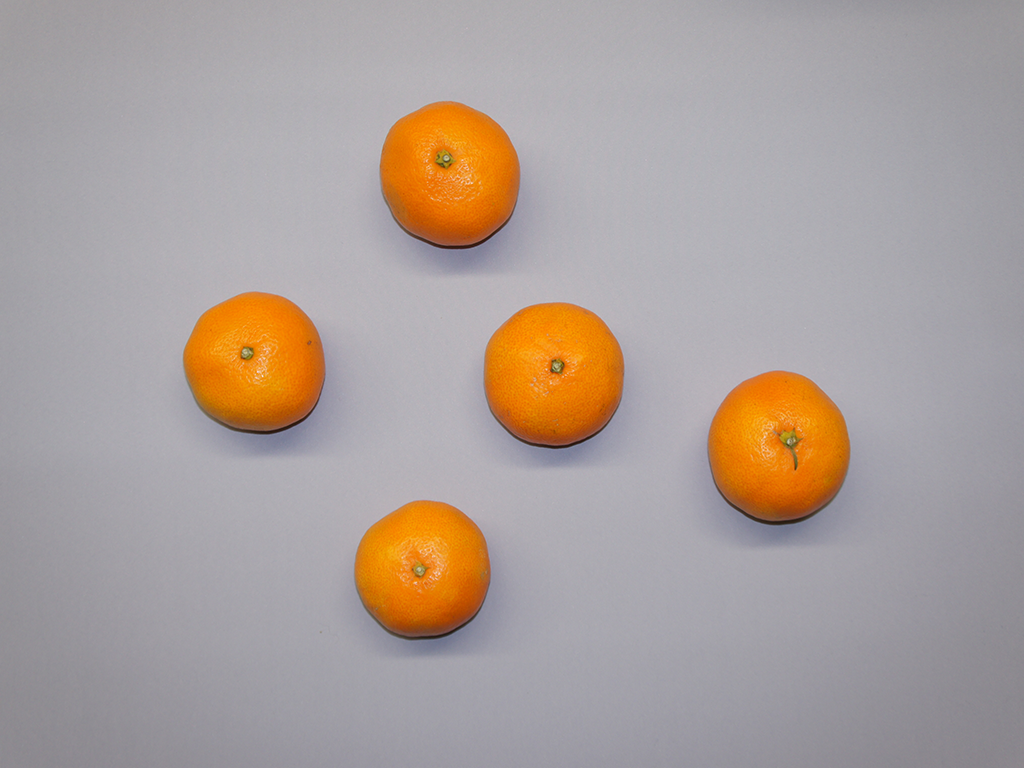
//> input picture images/L11.bmp, 1024 x 768 px
$ ./hsv_filter ../images/L11.bmp   (built with g++ and OpenCV 4)
//> lines starting //> are read from the running program, lines starting //| are printed output that depends on the picture; after the words box and inside, x2 and y2 are one past the last pixel; in counts of white or black regions, pixels touching at a corner belong together
#include <opencv2/opencv.hpp>
#include <iostream>
using namespace cv;
using namespace std;

// グローバル変数
Mat frame, hsv, mask;
string trackbarWindow = "Trackbars";
string imageWindow = "Images";

// トラックバーのコールバック関数
void onTrackbar(int, void*) {
    // トラックバーの現在値を取得
    int hMin = getTrackbarPos("H Min", trackbarWindow);
    int hMax = getTrackbarPos("H Max", trackbarWindow);
    int sMin = getTrackbarPos("S Min", trackbarWindow);
    int sMax = getTrackbarPos("S Max", trackbarWindow);
    int vMin = getTrackbarPos("V Min", trackbarWindow);
    int vMax = getTrackbarPos("V Max", trackbarWindow);

    // マスクを作成
    Scalar lower(hMin, sMin, vMin);
    Scalar upper(hMax, sMax, vMax);
    inRange(hsv, lower, upper, mask);

    // 結果を作成
    Mat result;
    bitwise_and(frame, frame, result, mask);

    // マスクを3チャンネルに変換
    Mat mask_3ch;
    cvtColor(mask, mask_3ch, COLOR_GRAY2BGR);

    // 画像を縦に連結
    Mat combined;
    vector<Mat> images = {frame, mask_3ch, result};
    hconcat(images, combined);

    // ウィンドウサイズに合わせてリサイズ
    Mat resizedCombined;
    resize(combined, resizedCombined, Size(1800, 500)); // 幅600、高さ400にリサイズ

    // 表示
    imshow(imageWindow, resizedCombined);

    // 現在の値を出力
    cout << "\rH: " << hMin << "-" << hMax << " "
         << "S: " << sMin << "-" << sMax << " "
         << "V: " << vMin << "-" << vMax << "    " << flush;
}

int main(int argc, char** argv) {
    // 画像を読み込む
    if (argc != 2) {
        cout << "使用方法: " << argv[0] << " <画像パス>" << endl;
        return -1;
    }
    frame = imread(argv[1]);
//> frame is the input picture: 768 rows x 1024 cols, CV_8UC3; mean B, G, R 154.9, 159.6, 171.3
    if (frame.empty()) {
        cout << "画像を読み込めませんでした。" << endl;
        return -1;
    }

    // BGRからHSVに変換
    cvtColor(frame, hsv, COLOR_BGR2HSV);
//> hsv: 768 rows x 1024 cols, CV_8UC3; mean H, S, V 118, 33, 175.4

    // トラックバー用ウィンドウ
    namedWindow(trackbarWindow, WINDOW_NORMAL);
    resizeWindow(trackbarWindow, 300, 600); // トラックバーウィンドウのサイズ

    // トラックバーを作成
    createTrackbar("H Min", trackbarWindow, 0, 180, onTrackbar);
    createTrackbar("H Max", trackbarWindow, 0, 180, onTrackbar);
    createTrackbar("S Min", trackbarWindow, 0, 255, onTrackbar);
    createTrackbar("S Max", trackbarWindow, 0, 255, onTrackbar);
    createTrackbar("V Min", trackbarWindow, 0, 255, onTrackbar);
    createTrackbar("V Max", trackbarWindow, 0, 255, onTrackbar);

    // 初期値を設定
    setTrackbarPos("H Max", trackbarWindow, 180);
//> in onTrackbar, `inRange(hsv, lower, upper, mask);`: mask: 768 rows x 1024 cols, CV_8UC1; every value is 0
//> in onTrackbar, `bitwise_and(frame, frame, result, mask);`: result: 768 rows x 1024 cols, CV_8UC3; every value is 0
//> in onTrackbar, `hconcat(images, combined);`:
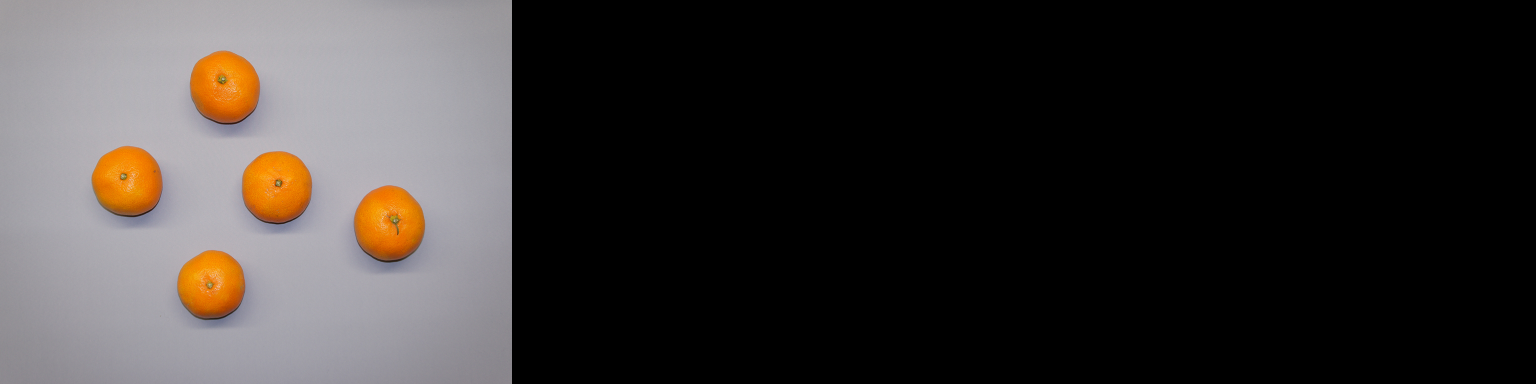
//> combined: 768 rows x 3072 cols, CV_8UC3 (shown at 1/2 size); mean B, G, R 51.6, 53.2, 57.1
//> in onTrackbar, `resize(combined, resizedCombined, Size(1800, 500));`:
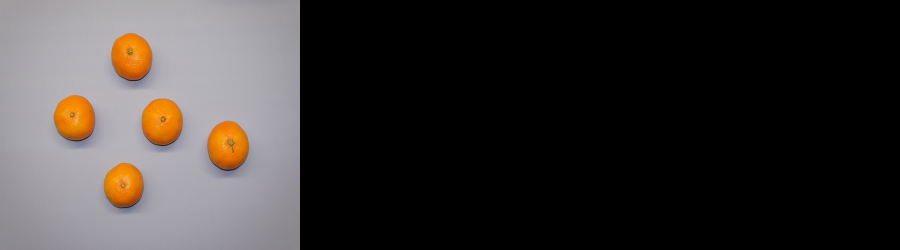
//> resizedCombined: 500 rows x 1800 cols, CV_8UC3 (shown at 1/2 size); mean B, G, R 51.6, 53.2, 57.1
    setTrackbarPos("S Max", trackbarWindow, 255);
    setTrackbarPos("V Max", trackbarWindow, 255);
//> in onTrackbar (call 3), `inRange(hsv, lower, upper, mask);`: mask: 768 rows x 1024 cols, CV_8UC1; every value is 255
//> in onTrackbar (call 3), `cvtColor(mask, mask_3ch, COLOR_GRAY2BGR);`: mask_3ch: 768 rows x 1024 cols, CV_8UC3; every value is 255
//> in onTrackbar (call 3), `hconcat(images, combined);`:
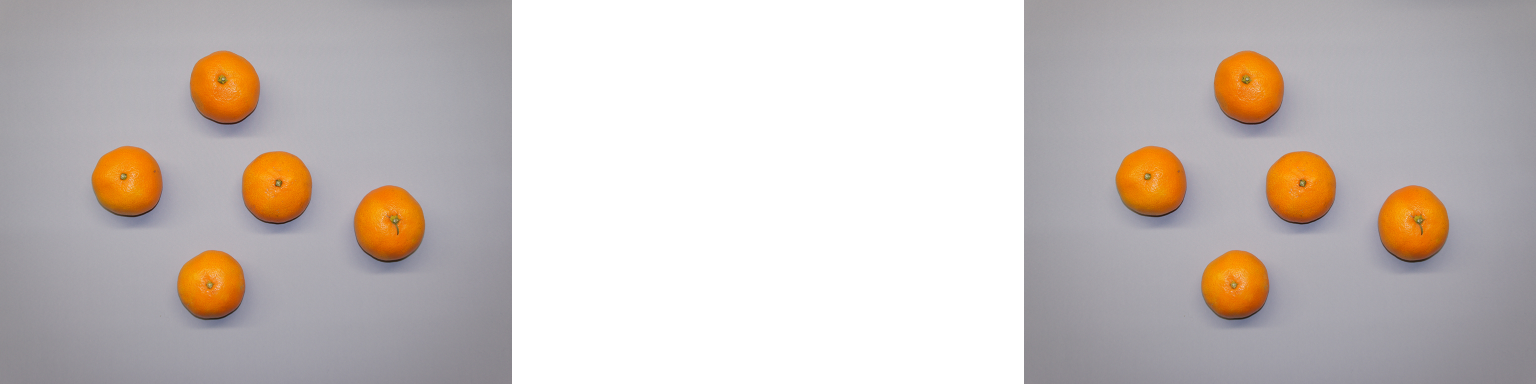
//> combined: 768 rows x 3072 cols, CV_8UC3 (shown at 1/2 size); mean B, G, R 188.3, 191.4, 199.2
//> in onTrackbar (call 3), `resize(combined, resizedCombined, Size(1800, 500));`:
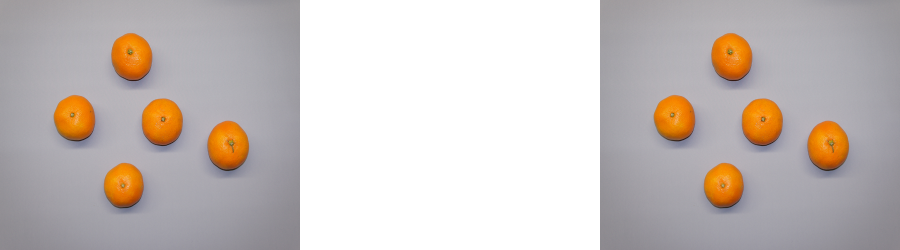
//> resizedCombined: 500 rows x 1800 cols, CV_8UC3 (shown at 1/2 size); mean B, G, R 188.2, 191.3, 199.1

    // 画像表示用ウィンドウ
    namedWindow(imageWindow, WINDOW_NORMAL);
    resizeWindow(imageWindow, 600, 400); // 画像ウィンドウのサイズ

    // 初回表示
    onTrackbar(0, 0);

    // キー入力待ち
    while (true) {
        char key = (char)waitKey(30);
//> the 'q' key is pressed
        if (key == 'q')
            break;
    }

    return 0;
}

$ run again, on images/L21.bmp
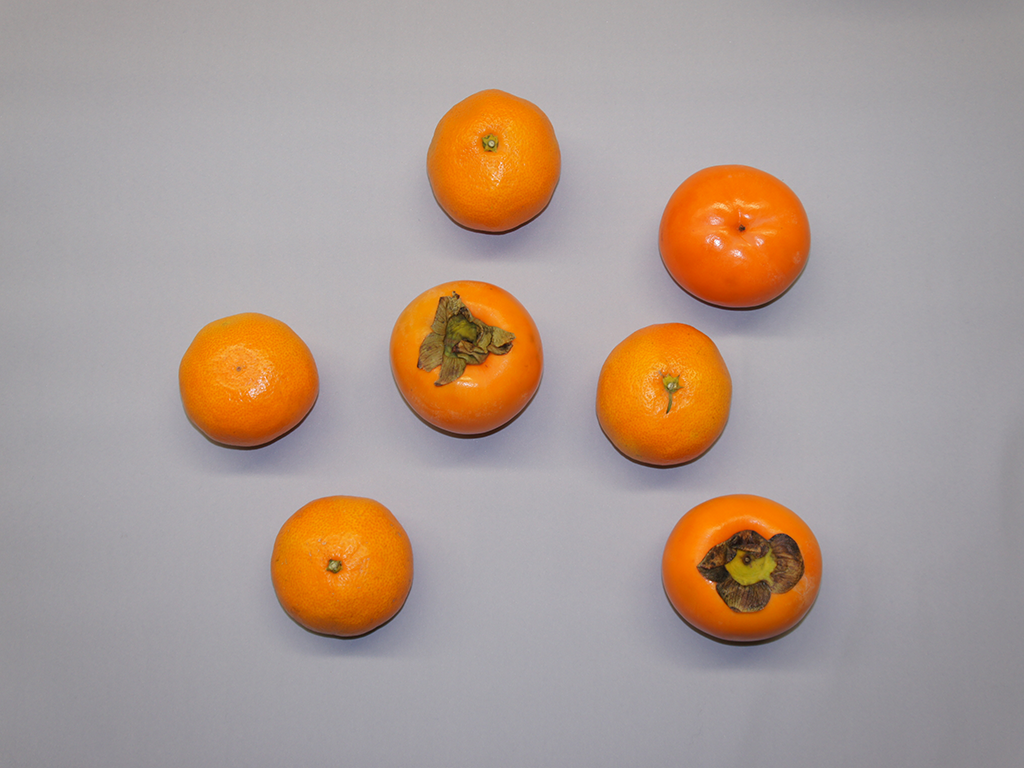
//> input picture images/L21.bmp, 1024 x 768 px
//> frame is the input picture: 768 rows x 1024 cols, CV_8UC3; mean B, G, R 145.6, 155, 172
//> hsv: 768 rows x 1024 cols, CV_8UC3; mean H, S, V 112.5, 41.4, 174.3
//> mask: 768 rows x 1024 cols, CV_8UC1; every value is 0
//> result: 768 rows x 1024 cols, CV_8UC3; every value is 0
//> mask: 768 rows x 1024 cols, CV_8UC1; every value is 255
//> mask_3ch: 768 rows x 1024 cols, CV_8UC3; every value is 255
//> in onTrackbar (call 3), `hconcat(images, combined);`:
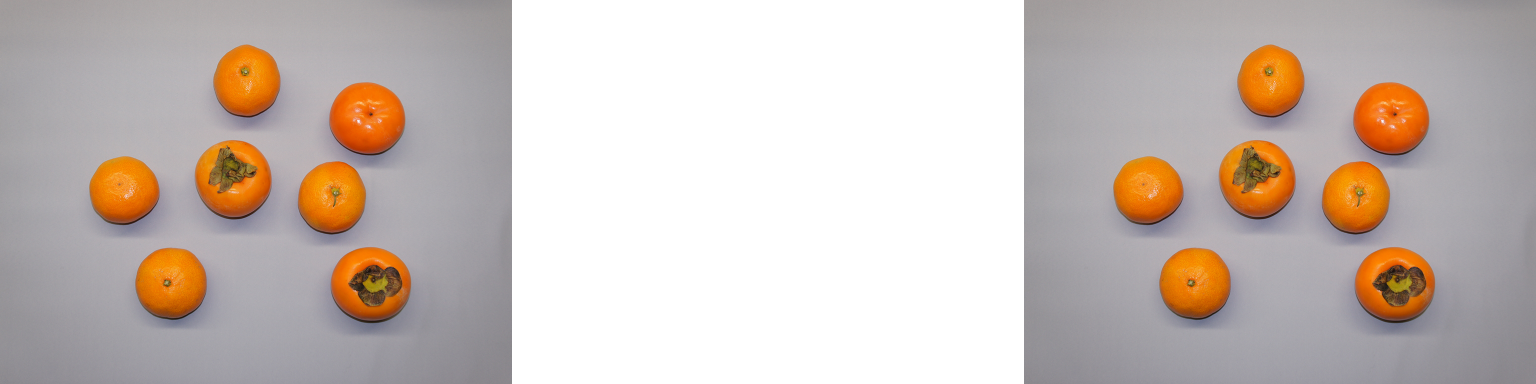
//> combined: 768 rows x 3072 cols, CV_8UC3 (shown at 1/2 size); mean B, G, R 182.1, 188.3, 199.7
//> in onTrackbar (call 3), `resize(combined, resizedCombined, Size(1800, 500));`:
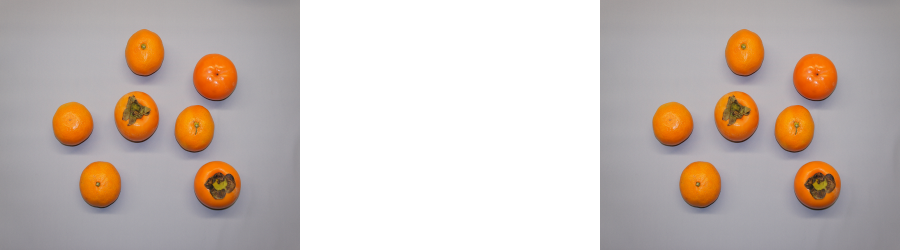
//> resizedCombined: 500 rows x 1800 cols, CV_8UC3 (shown at 1/2 size); mean B, G, R 182, 188.2, 199.6

$ run again, on images/L22.bmp
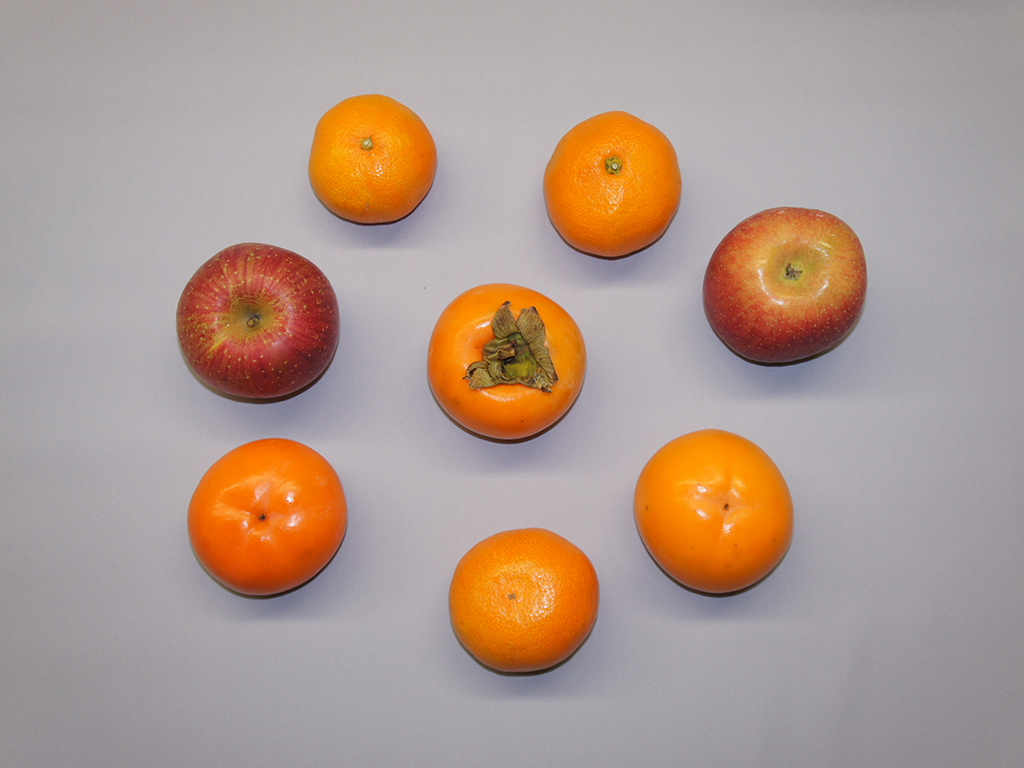
//> input picture images/L22.bmp, 1024 x 768 px
//> frame is the input picture: 768 rows x 1024 cols, CV_8UC3; mean B, G, R 142.9, 154, 174.9
//> hsv: 768 rows x 1024 cols, CV_8UC3; mean H, S, V 106.6, 47.3, 176.5
//> in onTrackbar, `inRange(hsv, lower, upper, mask);`:
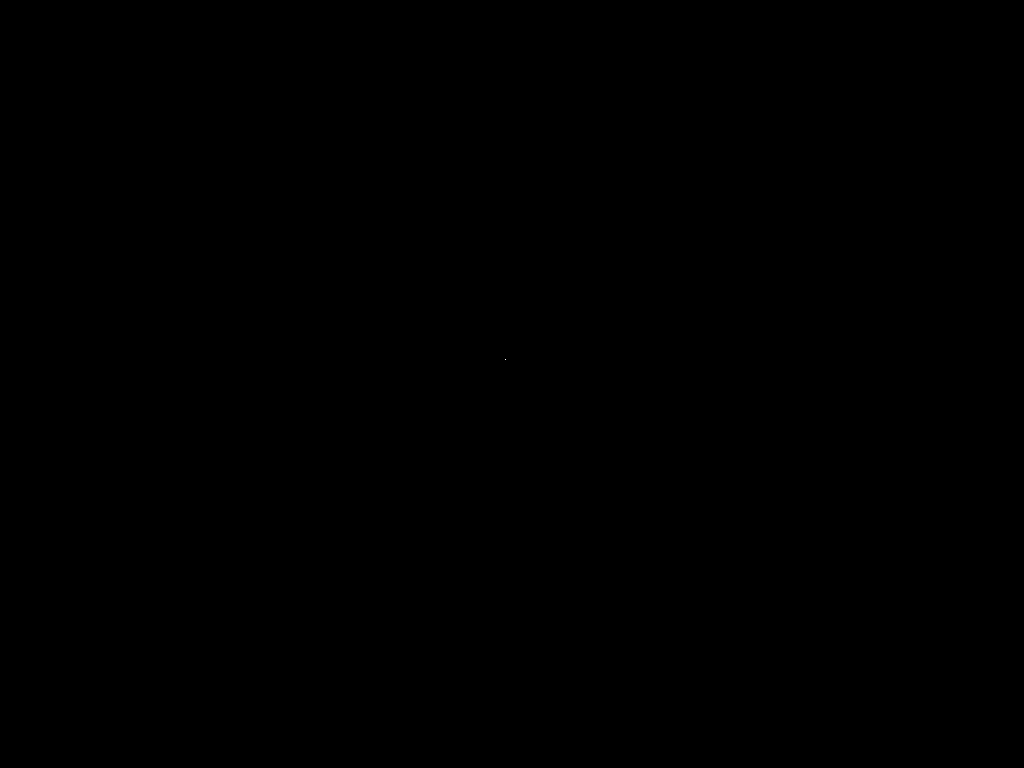
//> mask: 768 rows x 1024 cols, CV_8UC1; 0% white in thin lines or dots, all inside (x1, y1, x2, y2) = (505, 359, 506, 360)
//> result: 768 rows x 1024 cols, CV_8UC3; every value is 0
//> mask: 768 rows x 1024 cols, CV_8UC1; every value is 255
//> mask_3ch: 768 rows x 1024 cols, CV_8UC3; every value is 255
//> in onTrackbar (call 3), `resize(combined, resizedCombined, Size(1800, 500));`:
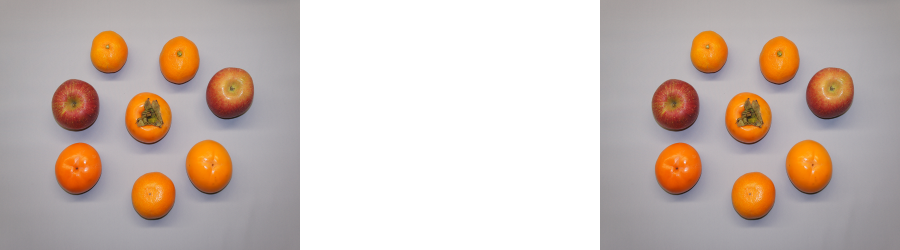
//> resizedCombined: 500 rows x 1800 cols, CV_8UC3 (shown at 1/2 size); mean B, G, R 180.2, 187.6, 201.5

$ run again, on images/L31.bmp
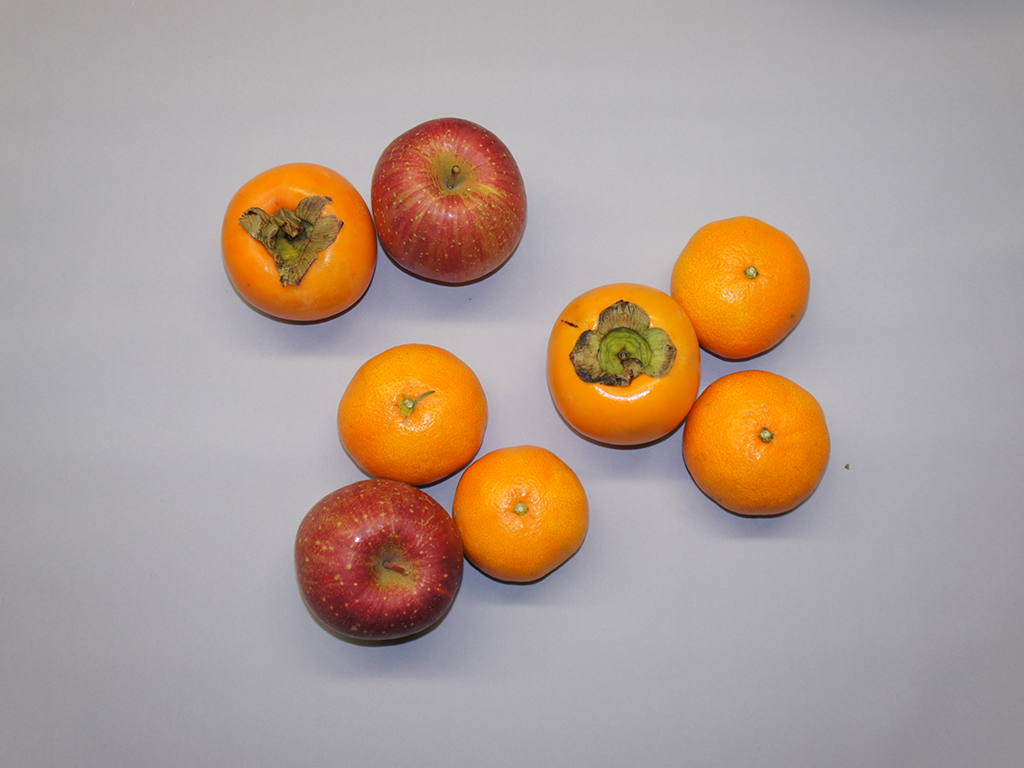
//> input picture images/L31.bmp, 1024 x 768 px
//> frame is the input picture: 768 rows x 1024 cols, CV_8UC3; mean B, G, R 146.8, 157.5, 175.6
//> hsv: 768 rows x 1024 cols, CV_8UC3; mean H, S, V 108.2, 46.6, 178.4
//> in onTrackbar, `inRange(hsv, lower, upper, mask);`:
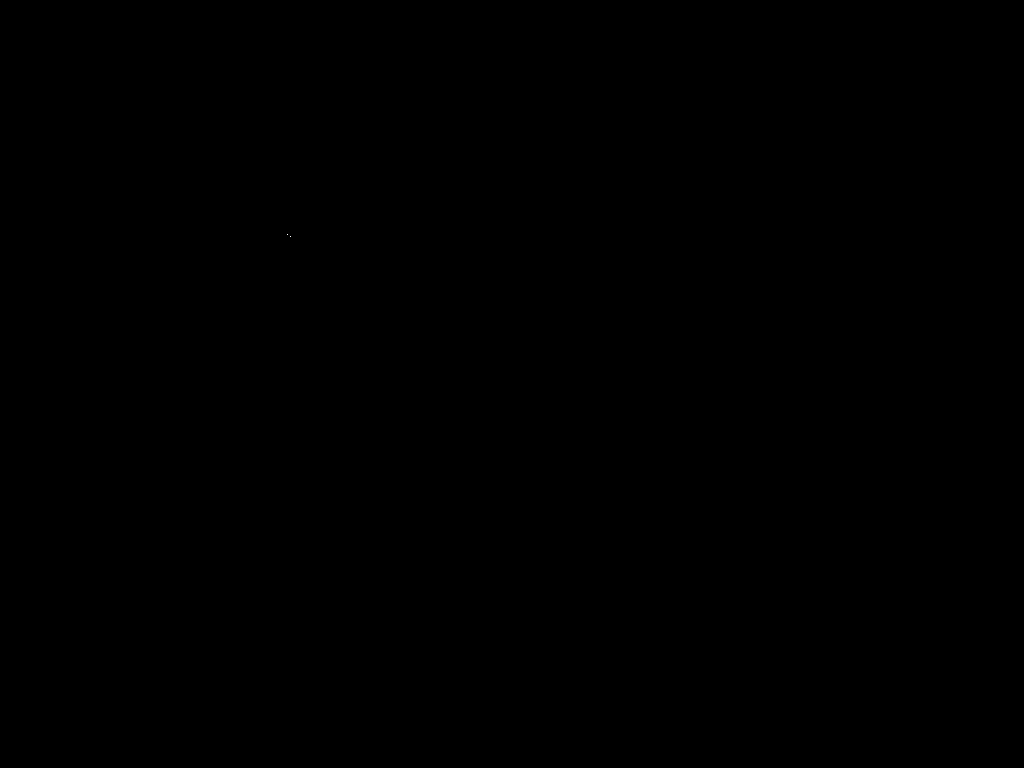
//> mask: 768 rows x 1024 cols, CV_8UC1; 0% white in thin lines or dots, all inside (x1, y1, x2, y2) = (287, 234, 291, 237)
//> result: 768 rows x 1024 cols, CV_8UC3; every value is 0
//> mask: 768 rows x 1024 cols, CV_8UC1; every value is 255
//> mask_3ch: 768 rows x 1024 cols, CV_8UC3; every value is 255
//> in onTrackbar (call 3), `resize(combined, resizedCombined, Size(1800, 500));`:
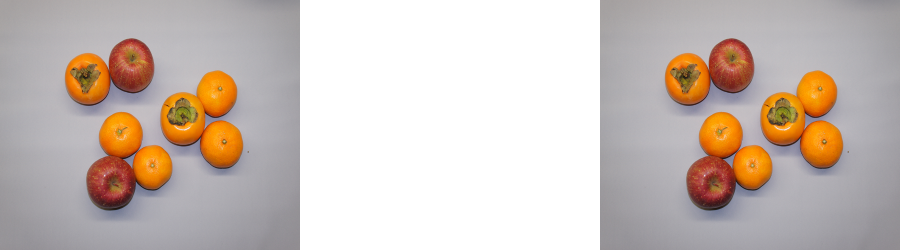
//> resizedCombined: 500 rows x 1800 cols, CV_8UC3 (shown at 1/2 size); mean B, G, R 182.8, 189.9, 202
